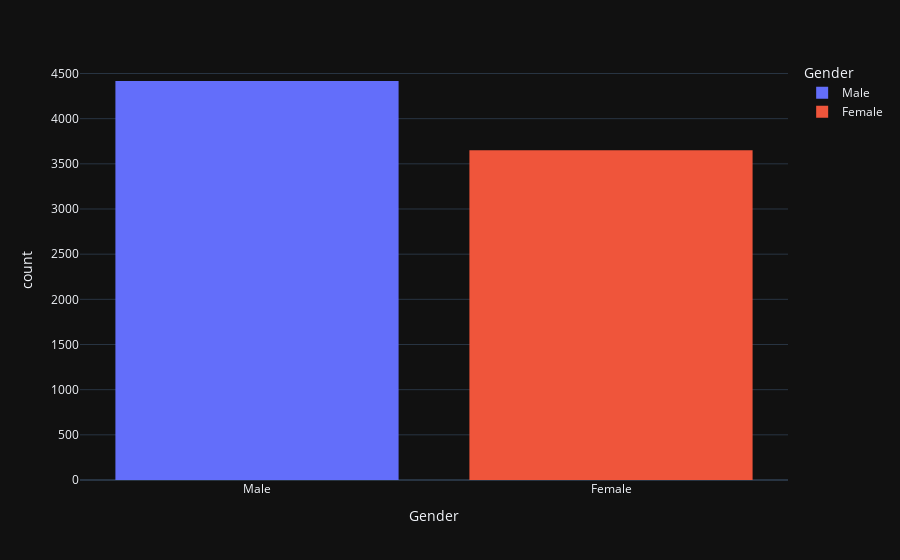

Notebook source saved alongside this figure:
### Code cell
fig2 = px.histogram(data,x='Gender',color='Gender',template='plotly_dark')
fig2.show()

### Figure 1 — Plotly figure (JSON) as saved in the notebook; plotly's stock layout.template omitted (floating-point values rounded to 4 significant figures; data arrays with more than 128 entries replaced by an {"elided": "..."} marker saying what was removed)
{"data": [{"alignmentgroup": "True", "bingroup": "x", "hovertemplate": "Gender=%{x}<br>count=%{y}<extra></extra>", "legendgroup": "Male", "marker": {"color": "#636efa", "pattern": {"shape": ""}}, "name": "Male", "offsetgroup": "Male", "orientation": "v", "showlegend": true, "type": "histogram", "x": {"elided": "4417 str values"}, "xaxis": "x", "yaxis": "y"}, {"alignmentgroup": "True", "bingroup": "x", "hovertemplate": "Gender=%{x}<br>count=%{y}<extra></extra>", "legendgroup": "Female", "marker": {"color": "#EF553B", "pattern": {"shape": ""}}, "name": "Female", "offsetgroup": "Female", "orientation": "v", "showlegend": true, "type": "histogram", "x": {"elided": "3651 str values"}, "xaxis": "x", "yaxis": "y"}], "layout": {"barmode": "relative", "legend": {"title": {"text": "Gender"}, "tracegroupgap": 0}, "margin": {"t": 60}, "xaxis": {"anchor": "y", "categoryarray": ["Male", "Female"], "categoryorder": "array", "domain": [0, 1], "title": {"text": "Gender"}}, "yaxis": {"anchor": "x", "domain": [0, 1], "title": {"text": "count"}}}}
